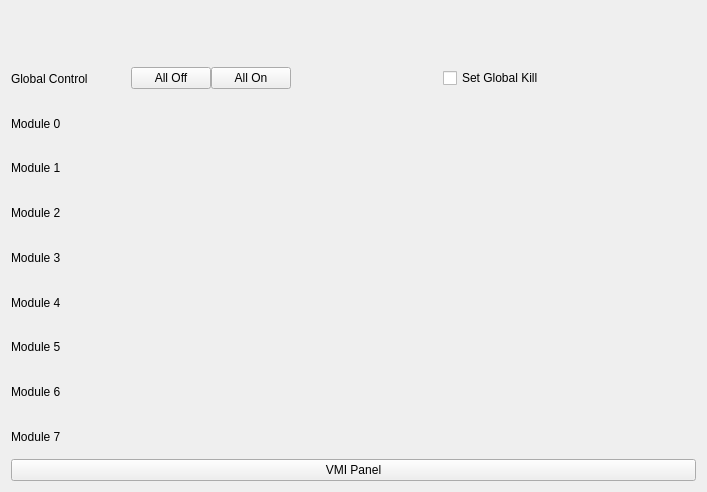
<?xml version="1.0" encoding="UTF-8"?>
<ui version="4.0">
 <class>Form</class>
 <widget class="QWidget" name="Form">
  <property name="geometry">
   <rect>
    <x>0</x>
    <y>0</y>
    <width>707</width>
    <height>492</height>
   </rect>
  </property>
  <property name="windowTitle">
   <string>Form</string>
  </property>
  <layout class="QVBoxLayout" name="verticalLayout_2">
   <property name="spacing">
    <number>0</number>
   </property>
   <item>
    <widget class="QLabel" name="crate_base_label">
     <property name="text">
      <string/>
     </property>
     <property name="alignment">
      <set>Qt::AlignCenter</set>
     </property>
    </widget>
   </item>
   <item>
    <layout class="QHBoxLayout" name="horizontalLayout_10">
     <item>
      <widget class="PyDMLabel" name="PyDMLabel_9">
       <property name="minimumSize">
        <size>
         <width>120</width>
         <height>45</height>
        </size>
       </property>
       <property name="maximumSize">
        <size>
         <width>120</width>
         <height>16777215</height>
        </size>
       </property>
       <property name="toolTip">
        <string/>
       </property>
       <property name="text">
        <string>Global Control</string>
       </property>
      </widget>
     </item>
     <item>
      <widget class="PyDMPushButton" name="all_off_btn">
       <property name="minimumSize">
        <size>
         <width>80</width>
         <height>0</height>
        </size>
       </property>
       <property name="maximumSize">
        <size>
         <width>80</width>
         <height>16777215</height>
        </size>
       </property>
       <property name="toolTip">
        <string/>
       </property>
       <property name="text">
        <string>All Off</string>
       </property>
       <property name="channel" stdset="0">
        <string>ca://TMO:PRO2:MPOD:01:Crate:GlobalOnOff</string>
       </property>
       <property name="pressValue" stdset="0">
        <string>0</string>
       </property>
      </widget>
     </item>
     <item>
      <widget class="PyDMPushButton" name="all_on_btn">
       <property name="minimumSize">
        <size>
         <width>80</width>
         <height>0</height>
        </size>
       </property>
       <property name="maximumSize">
        <size>
         <width>80</width>
         <height>16777215</height>
        </size>
       </property>
       <property name="toolTip">
        <string/>
       </property>
       <property name="text">
        <string>All On</string>
       </property>
       <property name="channel" stdset="0">
        <string>ca://TMO:PRO2:MPOD:01:Crate:GlobalOnOff</string>
       </property>
       <property name="pressValue" stdset="0">
        <string>1</string>
       </property>
      </widget>
     </item>
     <item>
      <spacer name="horizontalSpacer">
       <property name="orientation">
        <enum>Qt::Horizontal</enum>
       </property>
       <property name="sizeHint" stdset="0">
        <size>
         <width>40</width>
         <height>20</height>
        </size>
       </property>
      </spacer>
     </item>
     <item>
      <widget class="PyDMCheckbox" name="PyDMCheckbox">
       <property name="toolTip">
        <string/>
       </property>
       <property name="text">
        <string>Set Global Kill</string>
       </property>
       <property name="channel" stdset="0">
        <string>ca://TMO:PRO2:MPOD:01:Crate:GlobalEmergency</string>
       </property>
      </widget>
     </item>
     <item>
      <spacer name="horizontalSpacer_2">
       <property name="orientation">
        <enum>Qt::Horizontal</enum>
       </property>
       <property name="sizeHint" stdset="0">
        <size>
         <width>40</width>
         <height>20</height>
        </size>
       </property>
      </spacer>
     </item>
    </layout>
   </item>
   <item>
    <layout class="QHBoxLayout" name="horizontalLayout">
     <item>
      <widget class="PyDMLabel" name="PyDMLabel">
       <property name="toolTip">
        <string/>
       </property>
       <property name="text">
        <string>Module 0</string>
       </property>
      </widget>
     </item>
     <item>
      <widget class="PyDMEmbeddedDisplay" name="PyDMEmbeddedDisplay">
       <property name="maximumSize">
        <size>
         <width>16777215</width>
         <height>45</height>
        </size>
       </property>
       <property name="toolTip">
        <string/>
       </property>
       <property name="macros" stdset="0">
        <string>MODULE=TMO:PRO2:MPOD:01:M0</string>
       </property>
       <property name="filename" stdset="0">
        <string>mpod_module.ui</string>
       </property>
      </widget>
     </item>
    </layout>
   </item>
   <item>
    <layout class="QHBoxLayout" name="horizontalLayout_2">
     <item>
      <widget class="PyDMLabel" name="PyDMLabel_2">
       <property name="toolTip">
        <string/>
       </property>
       <property name="text">
        <string>Module 1</string>
       </property>
      </widget>
     </item>
     <item>
      <widget class="PyDMEmbeddedDisplay" name="PyDMEmbeddedDisplay_2">
       <property name="maximumSize">
        <size>
         <width>16777215</width>
         <height>45</height>
        </size>
       </property>
       <property name="toolTip">
        <string/>
       </property>
       <property name="macros" stdset="0">
        <string>MODULE=TMO:PRO2:MPOD:01:M1</string>
       </property>
       <property name="filename" stdset="0">
        <string>mpod_module.ui</string>
       </property>
      </widget>
     </item>
    </layout>
   </item>
   <item>
    <layout class="QHBoxLayout" name="horizontalLayout_3">
     <item>
      <widget class="PyDMLabel" name="PyDMLabel_3">
       <property name="toolTip">
        <string/>
       </property>
       <property name="text">
        <string>Module 2</string>
       </property>
      </widget>
     </item>
     <item>
      <widget class="PyDMEmbeddedDisplay" name="PyDMEmbeddedDisplay_3">
       <property name="maximumSize">
        <size>
         <width>16777215</width>
         <height>45</height>
        </size>
       </property>
       <property name="toolTip">
        <string/>
       </property>
       <property name="macros" stdset="0">
        <string>MODULE=TMO:PRO2:MPOD:01:M2</string>
       </property>
       <property name="filename" stdset="0">
        <string>mpod_module.ui</string>
       </property>
      </widget>
     </item>
    </layout>
   </item>
   <item>
    <layout class="QHBoxLayout" name="horizontalLayout_4">
     <item>
      <widget class="PyDMLabel" name="PyDMLabel_4">
       <property name="toolTip">
        <string/>
       </property>
       <property name="text">
        <string>Module 3</string>
       </property>
      </widget>
     </item>
     <item>
      <widget class="PyDMEmbeddedDisplay" name="PyDMEmbeddedDisplay_4">
       <property name="maximumSize">
        <size>
         <width>16777215</width>
         <height>45</height>
        </size>
       </property>
       <property name="toolTip">
        <string/>
       </property>
       <property name="macros" stdset="0">
        <string>MODULE=TMO:PRO2:MPOD:01:M3</string>
       </property>
       <property name="filename" stdset="0">
        <string>mpod_module.ui</string>
       </property>
      </widget>
     </item>
    </layout>
   </item>
   <item>
    <layout class="QHBoxLayout" name="horizontalLayout_6">
     <item>
      <widget class="PyDMLabel" name="PyDMLabel_5">
       <property name="toolTip">
        <string/>
       </property>
       <property name="text">
        <string>Module 4</string>
       </property>
      </widget>
     </item>
     <item>
      <widget class="PyDMEmbeddedDisplay" name="PyDMEmbeddedDisplay_5">
       <property name="maximumSize">
        <size>
         <width>16777215</width>
         <height>45</height>
        </size>
       </property>
       <property name="toolTip">
        <string/>
       </property>
       <property name="macros" stdset="0">
        <string>MODULE=TMO:PRO2:MPOD:01:M4</string>
       </property>
       <property name="filename" stdset="0">
        <string>mpod_module.ui</string>
       </property>
      </widget>
     </item>
    </layout>
   </item>
   <item>
    <layout class="QHBoxLayout" name="horizontalLayout_7">
     <item>
      <widget class="PyDMLabel" name="PyDMLabel_6">
       <property name="toolTip">
        <string/>
       </property>
       <property name="text">
        <string>Module 5</string>
       </property>
      </widget>
     </item>
     <item>
      <widget class="PyDMEmbeddedDisplay" name="PyDMEmbeddedDisplay_6">
       <property name="maximumSize">
        <size>
         <width>16777215</width>
         <height>45</height>
        </size>
       </property>
       <property name="toolTip">
        <string/>
       </property>
       <property name="macros" stdset="0">
        <string>MODULE=TMO:PRO2:MPOD:01:M5</string>
       </property>
       <property name="filename" stdset="0">
        <string>mpod_module.ui</string>
       </property>
      </widget>
     </item>
    </layout>
   </item>
   <item>
    <layout class="QHBoxLayout" name="horizontalLayout_8">
     <item>
      <widget class="PyDMLabel" name="PyDMLabel_7">
       <property name="toolTip">
        <string/>
       </property>
       <property name="text">
        <string>Module 6</string>
       </property>
      </widget>
     </item>
     <item>
      <widget class="PyDMEmbeddedDisplay" name="PyDMEmbeddedDisplay_7">
       <property name="maximumSize">
        <size>
         <width>16777215</width>
         <height>45</height>
        </size>
       </property>
       <property name="toolTip">
        <string/>
       </property>
       <property name="macros" stdset="0">
        <string>MODULE=TMO:PRO2:MPOD:01:M6</string>
       </property>
       <property name="filename" stdset="0">
        <string>mpod_module.ui</string>
       </property>
      </widget>
     </item>
    </layout>
   </item>
   <item>
    <layout class="QHBoxLayout" name="horizontalLayout_9">
     <item>
      <widget class="PyDMLabel" name="PyDMLabel_8">
       <property name="toolTip">
        <string/>
       </property>
       <property name="text">
        <string>Module 7</string>
       </property>
      </widget>
     </item>
     <item>
      <widget class="PyDMEmbeddedDisplay" name="PyDMEmbeddedDisplay_8">
       <property name="maximumSize">
        <size>
         <width>16777215</width>
         <height>45</height>
        </size>
       </property>
       <property name="toolTip">
        <string/>
       </property>
       <property name="macros" stdset="0">
        <string>MODULE=TMO:PRO2:MPOD:01:M7</string>
       </property>
       <property name="filename" stdset="0">
        <string>mpod_module.ui</string>
       </property>
      </widget>
     </item>
    </layout>
   </item>
   <item>
    <layout class="QHBoxLayout" name="horizontalLayout_11">
     <item>
      <widget class="PyDMShellCommand" name="PyDMShellCommand">
       <property name="toolTip">
        <string/>
       </property>
       <property name="text">
        <string>VMI Panel</string>
       </property>
       <property name="showIcon" stdset="0">
        <bool>false</bool>
       </property>
       <property name="commands" stdset="0">
        <stringlist>
         <string>pydm /cds/group/pcds/epics-dev/aegger/screens/tmo/mpod/mpod_vmi.ui</string>
        </stringlist>
       </property>
      </widget>
     </item>
    </layout>
   </item>
  </layout>
 </widget>
 <customwidgets>
  <customwidget>
   <class>PyDMLabel</class>
   <extends>QLabel</extends>
   <header>pydm.widgets.label</header>
  </customwidget>
  <customwidget>
   <class>PyDMCheckbox</class>
   <extends>QCheckBox</extends>
   <header>pydm.widgets.checkbox</header>
  </customwidget>
  <customwidget>
   <class>PyDMEmbeddedDisplay</class>
   <extends>QFrame</extends>
   <header>pydm.widgets.embedded_display</header>
  </customwidget>
  <customwidget>
   <class>PyDMPushButton</class>
   <extends>QPushButton</extends>
   <header>pydm.widgets.pushbutton</header>
  </customwidget>
  <customwidget>
   <class>PyDMShellCommand</class>
   <extends>QPushButton</extends>
   <header>pydm.widgets.shell_command</header>
  </customwidget>
 </customwidgets>
 <resources/>
 <connections/>
</ui>
